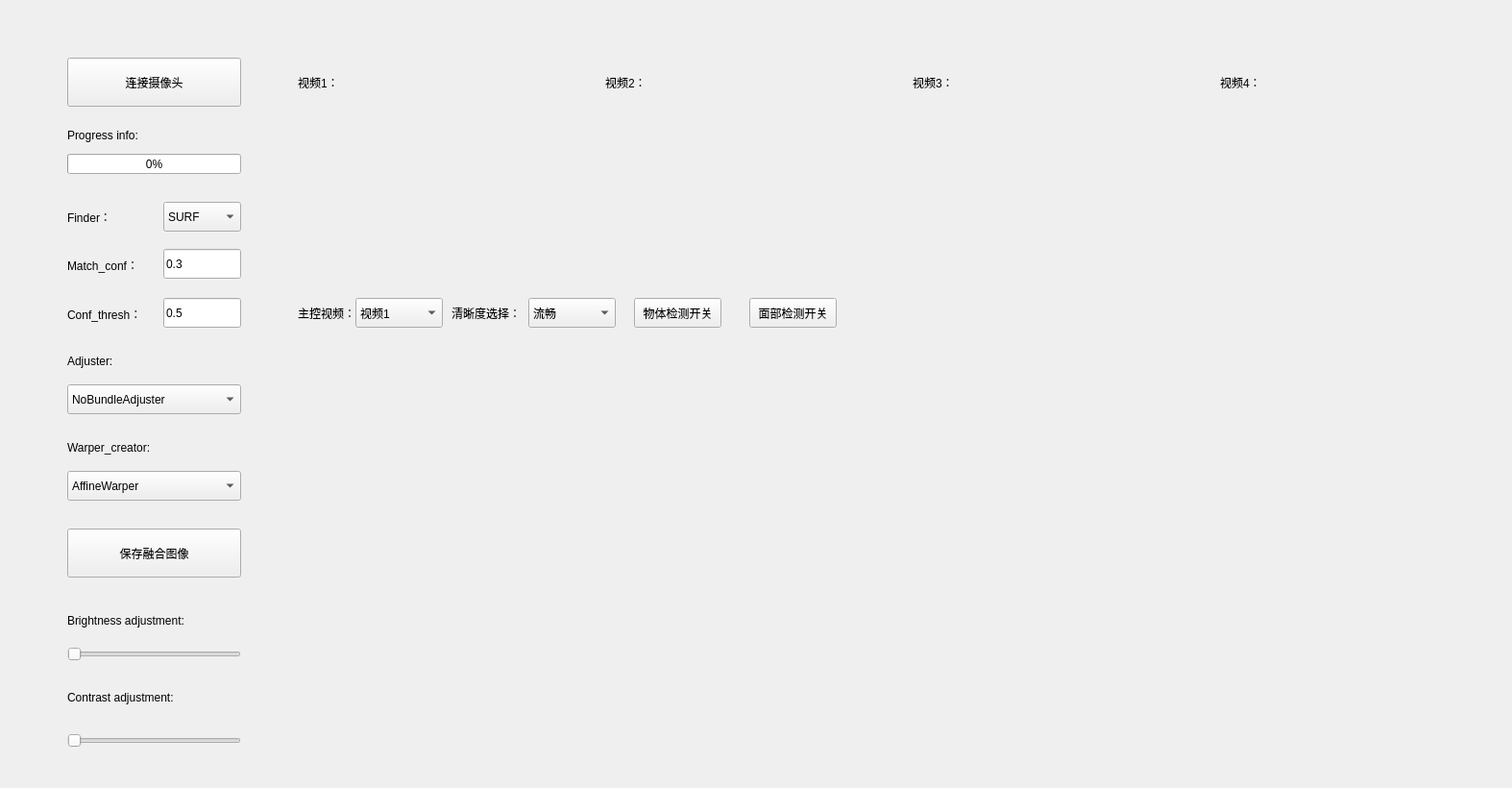
<?xml version="1.0" encoding="UTF-8"?>
<ui version="4.0">
 <class>QtCameraStitcherDemo</class>
 <widget class="QWidget" name="QtCameraStitcherDemo">
  <property name="geometry">
   <rect>
    <x>0</x>
    <y>0</y>
    <width>1574</width>
    <height>820</height>
   </rect>
  </property>
  <property name="windowTitle">
   <string>QtCameraStitcherDemo</string>
  </property>
  <widget class="QLabel" name="label_12">
   <property name="geometry">
    <rect>
     <x>70</x>
     <y>599</y>
     <width>181</width>
     <height>31</height>
    </rect>
   </property>
   <property name="text">
    <string/>
   </property>
  </widget>
  <widget class="QLabel" name="label_16">
   <property name="geometry">
    <rect>
     <x>70</x>
     <y>130</y>
     <width>231</width>
     <height>21</height>
    </rect>
   </property>
   <property name="text">
    <string>Progress info:</string>
   </property>
  </widget>
  <widget class="QLineEdit" name="lineEdit_2">
   <property name="geometry">
    <rect>
     <x>170</x>
     <y>310</y>
     <width>81</width>
     <height>31</height>
    </rect>
   </property>
   <property name="text">
    <string>0.5</string>
   </property>
  </widget>
  <widget class="QLabel" name="label">
   <property name="geometry">
    <rect>
     <x>310</x>
     <y>110</y>
     <width>300</width>
     <height>190</height>
    </rect>
   </property>
   <property name="text">
    <string/>
   </property>
  </widget>
  <widget class="QLabel" name="label_13">
   <property name="geometry">
    <rect>
     <x>70</x>
     <y>630</y>
     <width>181</width>
     <height>31</height>
    </rect>
   </property>
   <property name="text">
    <string>Brightness adjustment:</string>
   </property>
   <property name="textFormat">
    <enum>Qt::AutoText</enum>
   </property>
  </widget>
  <widget class="QLineEdit" name="lineEdit">
   <property name="geometry">
    <rect>
     <x>170</x>
     <y>259</y>
     <width>81</width>
     <height>31</height>
    </rect>
   </property>
   <property name="text">
    <string>0.3</string>
   </property>
  </widget>
  <widget class="QSlider" name="horizontalSlider_2">
   <property name="geometry">
    <rect>
     <x>70</x>
     <y>760</y>
     <width>181</width>
     <height>22</height>
    </rect>
   </property>
   <property name="orientation">
    <enum>Qt::Horizontal</enum>
   </property>
  </widget>
  <widget class="QPushButton" name="pushButton">
   <property name="geometry">
    <rect>
     <x>70</x>
     <y>60</y>
     <width>181</width>
     <height>51</height>
    </rect>
   </property>
   <property name="text">
    <string>连接摄像头</string>
   </property>
  </widget>
  <widget class="QComboBox" name="comboBox_5">
   <property name="geometry">
    <rect>
     <x>550</x>
     <y>310</y>
     <width>91</width>
     <height>31</height>
    </rect>
   </property>
   <item>
    <property name="text">
     <string>流畅</string>
    </property>
   </item>
   <item>
    <property name="text">
     <string>高清</string>
    </property>
   </item>
   <item>
    <property name="text">
     <string>超清</string>
    </property>
   </item>
  </widget>
  <widget class="QLabel" name="label_11">
   <property name="geometry">
    <rect>
     <x>70</x>
     <y>450</y>
     <width>161</width>
     <height>31</height>
    </rect>
   </property>
   <property name="text">
    <string>Warper_creator:</string>
   </property>
   <property name="textFormat">
    <enum>Qt::AutoText</enum>
   </property>
  </widget>
  <widget class="QSlider" name="horizontalSlider">
   <property name="geometry">
    <rect>
     <x>70</x>
     <y>670</y>
     <width>181</width>
     <height>22</height>
    </rect>
   </property>
   <property name="orientation">
    <enum>Qt::Horizontal</enum>
   </property>
  </widget>
  <widget class="QLabel" name="label_3">
   <property name="geometry">
    <rect>
     <x>440</x>
     <y>370</y>
     <width>751</width>
     <height>431</height>
    </rect>
   </property>
   <property name="text">
    <string/>
   </property>
  </widget>
  <widget class="QLabel" name="label_2">
   <property name="geometry">
    <rect>
     <x>630</x>
     <y>110</y>
     <width>300</width>
     <height>190</height>
    </rect>
   </property>
   <property name="text">
    <string/>
   </property>
  </widget>
  <widget class="QComboBox" name="comboBox">
   <property name="geometry">
    <rect>
     <x>370</x>
     <y>310</y>
     <width>91</width>
     <height>31</height>
    </rect>
   </property>
   <item>
    <property name="text">
     <string>视频1</string>
    </property>
   </item>
   <item>
    <property name="text">
     <string>视频2</string>
    </property>
   </item>
   <item>
    <property name="text">
     <string>融合视频</string>
    </property>
   </item>
  </widget>
  <widget class="QPushButton" name="pushButton_3">
   <property name="geometry">
    <rect>
     <x>660</x>
     <y>310</y>
     <width>91</width>
     <height>31</height>
    </rect>
   </property>
   <property name="text">
    <string>物体检测开关</string>
   </property>
  </widget>
  <widget class="QLabel" name="label_9">
   <property name="geometry">
    <rect>
     <x>70</x>
     <y>311</y>
     <width>81</width>
     <height>31</height>
    </rect>
   </property>
   <property name="text">
    <string>Conf_thresh：</string>
   </property>
   <property name="textFormat">
    <enum>Qt::AutoText</enum>
   </property>
  </widget>
  <widget class="QComboBox" name="comboBox_2">
   <property name="geometry">
    <rect>
     <x>170</x>
     <y>210</y>
     <width>81</width>
     <height>31</height>
    </rect>
   </property>
   <item>
    <property name="text">
     <string>SURF</string>
    </property>
   </item>
   <item>
    <property name="text">
     <string>SIFT</string>
    </property>
   </item>
   <item>
    <property name="text">
     <string>AKAZE</string>
    </property>
   </item>
   <item>
    <property name="text">
     <string>ORB</string>
    </property>
   </item>
  </widget>
  <widget class="QComboBox" name="comboBox_4">
   <property name="geometry">
    <rect>
     <x>70</x>
     <y>490</y>
     <width>181</width>
     <height>31</height>
    </rect>
   </property>
   <item>
    <property name="text">
     <string>AffineWarper</string>
    </property>
   </item>
   <item>
    <property name="text">
     <string>PlaneWarper</string>
    </property>
   </item>
   <item>
    <property name="text">
     <string>CylindricalWarper</string>
    </property>
   </item>
   <item>
    <property name="text">
     <string>SphericalWarper</string>
    </property>
   </item>
   <item>
    <property name="text">
     <string>FisheyeWarper</string>
    </property>
   </item>
   <item>
    <property name="text">
     <string>StereographicWarper</string>
    </property>
   </item>
   <item>
    <property name="text">
     <string>CompressedRectilinearWarper_higher</string>
    </property>
   </item>
   <item>
    <property name="text">
     <string>CompressedRectilinearWarper_lower</string>
    </property>
   </item>
   <item>
    <property name="text">
     <string>CompressedRectilinearPortraitWarper_higher</string>
    </property>
   </item>
   <item>
    <property name="text">
     <string>CompressedRectilinearPortraitWarper_lower</string>
    </property>
   </item>
   <item>
    <property name="text">
     <string>PaniniWarper_higher</string>
    </property>
   </item>
   <item>
    <property name="text">
     <string>PaniniWarper_lower</string>
    </property>
   </item>
   <item>
    <property name="text">
     <string>PaniniPortraitWarper_higher</string>
    </property>
   </item>
   <item>
    <property name="text">
     <string>PaniniPortraitWarper_lower</string>
    </property>
   </item>
   <item>
    <property name="text">
     <string>MercatorWarper</string>
    </property>
   </item>
   <item>
    <property name="text">
     <string>TransverseMercatorWarper</string>
    </property>
   </item>
  </widget>
  <widget class="QLabel" name="label_10">
   <property name="geometry">
    <rect>
     <x>70</x>
     <y>360</y>
     <width>81</width>
     <height>31</height>
    </rect>
   </property>
   <property name="text">
    <string>Adjuster:</string>
   </property>
   <property name="textFormat">
    <enum>Qt::AutoText</enum>
   </property>
  </widget>
  <widget class="QLabel" name="label_5">
   <property name="geometry">
    <rect>
     <x>630</x>
     <y>70</y>
     <width>151</width>
     <height>31</height>
    </rect>
   </property>
   <property name="text">
    <string>视频2：</string>
   </property>
   <property name="textFormat">
    <enum>Qt::AutoText</enum>
   </property>
  </widget>
  <widget class="QLabel" name="label_7">
   <property name="geometry">
    <rect>
     <x>70</x>
     <y>210</y>
     <width>81</width>
     <height>31</height>
    </rect>
   </property>
   <property name="text">
    <string>Finder：</string>
   </property>
   <property name="textFormat">
    <enum>Qt::AutoText</enum>
   </property>
  </widget>
  <widget class="QLabel" name="label_4">
   <property name="geometry">
    <rect>
     <x>310</x>
     <y>70</y>
     <width>151</width>
     <height>31</height>
    </rect>
   </property>
   <property name="text">
    <string>视频1：</string>
   </property>
   <property name="textFormat">
    <enum>Qt::AutoText</enum>
   </property>
  </widget>
  <widget class="QProgressBar" name="progressBar">
   <property name="geometry">
    <rect>
     <x>70</x>
     <y>160</y>
     <width>181</width>
     <height>21</height>
    </rect>
   </property>
   <property name="value">
    <number>0</number>
   </property>
  </widget>
  <widget class="QLabel" name="label_6">
   <property name="geometry">
    <rect>
     <x>310</x>
     <y>310</y>
     <width>61</width>
     <height>31</height>
    </rect>
   </property>
   <property name="text">
    <string>主控视频：</string>
   </property>
   <property name="textFormat">
    <enum>Qt::AutoText</enum>
   </property>
  </widget>
  <widget class="QLabel" name="label_15">
   <property name="geometry">
    <rect>
     <x>470</x>
     <y>310</y>
     <width>71</width>
     <height>31</height>
    </rect>
   </property>
   <property name="text">
    <string>清晰度选择：</string>
   </property>
   <property name="textFormat">
    <enum>Qt::AutoText</enum>
   </property>
  </widget>
  <widget class="QComboBox" name="comboBox_3">
   <property name="geometry">
    <rect>
     <x>70</x>
     <y>400</y>
     <width>181</width>
     <height>31</height>
    </rect>
   </property>
   <item>
    <property name="text">
     <string>NoBundleAdjuster</string>
    </property>
   </item>
   <item>
    <property name="text">
     <string>BundleAdjusterReproj</string>
    </property>
   </item>
   <item>
    <property name="text">
     <string>BundleAdjusterRay</string>
    </property>
   </item>
   <item>
    <property name="text">
     <string>BundleAdjusterAffinePartial</string>
    </property>
   </item>
  </widget>
  <widget class="QPushButton" name="pushButton_2">
   <property name="geometry">
    <rect>
     <x>70</x>
     <y>550</y>
     <width>181</width>
     <height>51</height>
    </rect>
   </property>
   <property name="text">
    <string>保存融合图像</string>
   </property>
  </widget>
  <widget class="QLabel" name="label_8">
   <property name="geometry">
    <rect>
     <x>70</x>
     <y>260</y>
     <width>81</width>
     <height>31</height>
    </rect>
   </property>
   <property name="text">
    <string>Match_conf：</string>
   </property>
   <property name="textFormat">
    <enum>Qt::AutoText</enum>
   </property>
  </widget>
  <widget class="QLabel" name="label_14">
   <property name="geometry">
    <rect>
     <x>70</x>
     <y>710</y>
     <width>181</width>
     <height>31</height>
    </rect>
   </property>
   <property name="text">
    <string>Contrast adjustment:</string>
   </property>
   <property name="textFormat">
    <enum>Qt::AutoText</enum>
   </property>
  </widget>
  <widget class="QPushButton" name="pushButton_4">
   <property name="geometry">
    <rect>
     <x>780</x>
     <y>310</y>
     <width>91</width>
     <height>31</height>
    </rect>
   </property>
   <property name="text">
    <string>面部检测开关</string>
   </property>
  </widget>
  <widget class="QLabel" name="label_17">
   <property name="geometry">
    <rect>
     <x>950</x>
     <y>110</y>
     <width>300</width>
     <height>190</height>
    </rect>
   </property>
   <property name="text">
    <string/>
   </property>
  </widget>
  <widget class="QLabel" name="label_18">
   <property name="geometry">
    <rect>
     <x>950</x>
     <y>70</y>
     <width>151</width>
     <height>31</height>
    </rect>
   </property>
   <property name="text">
    <string>视频3：</string>
   </property>
   <property name="textFormat">
    <enum>Qt::AutoText</enum>
   </property>
  </widget>
  <widget class="QLabel" name="label_19">
   <property name="geometry">
    <rect>
     <x>1270</x>
     <y>110</y>
     <width>300</width>
     <height>190</height>
    </rect>
   </property>
   <property name="text">
    <string/>
   </property>
  </widget>
  <widget class="QLabel" name="label_20">
   <property name="geometry">
    <rect>
     <x>1270</x>
     <y>70</y>
     <width>151</width>
     <height>31</height>
    </rect>
   </property>
   <property name="text">
    <string>视频4：</string>
   </property>
   <property name="textFormat">
    <enum>Qt::AutoText</enum>
   </property>
  </widget>
  <zorder>label_12</zorder>
  <zorder>label_16</zorder>
  <zorder>lineEdit_2</zorder>
  <zorder>label</zorder>
  <zorder>label_13</zorder>
  <zorder>lineEdit</zorder>
  <zorder>horizontalSlider_2</zorder>
  <zorder>pushButton</zorder>
  <zorder>comboBox_5</zorder>
  <zorder>label_11</zorder>
  <zorder>horizontalSlider</zorder>
  <zorder>label_2</zorder>
  <zorder>comboBox</zorder>
  <zorder>pushButton_3</zorder>
  <zorder>label_9</zorder>
  <zorder>comboBox_2</zorder>
  <zorder>comboBox_4</zorder>
  <zorder>label_10</zorder>
  <zorder>label_5</zorder>
  <zorder>label_7</zorder>
  <zorder>label_4</zorder>
  <zorder>progressBar</zorder>
  <zorder>label_6</zorder>
  <zorder>label_15</zorder>
  <zorder>comboBox_3</zorder>
  <zorder>pushButton_2</zorder>
  <zorder>label_8</zorder>
  <zorder>label_14</zorder>
  <zorder>pushButton_4</zorder>
  <zorder>label_17</zorder>
  <zorder>label_18</zorder>
  <zorder>label_19</zorder>
  <zorder>label_20</zorder>
  <zorder>label_3</zorder>
 </widget>
 <resources/>
 <connections>
  <connection>
   <sender>pushButton</sender>
   <signal>clicked()</signal>
   <receiver>pushButton</receiver>
   <slot>click()</slot>
   <hints>
    <hint type="sourcelabel">
     <x>129</x>
     <y>77</y>
    </hint>
    <hint type="destinationlabel">
     <x>129</x>
     <y>77</y>
    </hint>
   </hints>
  </connection>
  <connection>
   <sender>pushButton_2</sender>
   <signal>clicked()</signal>
   <receiver>pushButton_2</receiver>
   <slot>click()</slot>
   <hints>
    <hint type="sourcelabel">
     <x>119</x>
     <y>556</y>
    </hint>
    <hint type="destinationlabel">
     <x>119</x>
     <y>556</y>
    </hint>
   </hints>
  </connection>
  <connection>
   <sender>horizontalSlider</sender>
   <signal>valueChanged(int)</signal>
   <receiver>horizontalSlider</receiver>
   <slot>setValue(int)</slot>
   <hints>
    <hint type="sourcelabel">
     <x>144</x>
     <y>677</y>
    </hint>
    <hint type="destinationlabel">
     <x>144</x>
     <y>677</y>
    </hint>
   </hints>
  </connection>
  <connection>
   <sender>horizontalSlider_2</sender>
   <signal>valueChanged(int)</signal>
   <receiver>horizontalSlider_2</receiver>
   <slot>setValue(int)</slot>
   <hints>
    <hint type="sourcelabel">
     <x>102</x>
     <y>765</y>
    </hint>
    <hint type="destinationlabel">
     <x>102</x>
     <y>765</y>
    </hint>
   </hints>
  </connection>
  <connection>
   <sender>pushButton_3</sender>
   <signal>clicked()</signal>
   <receiver>pushButton_3</receiver>
   <slot>click()</slot>
   <hints>
    <hint type="sourcelabel">
     <x>673</x>
     <y>325</y>
    </hint>
    <hint type="destinationlabel">
     <x>673</x>
     <y>325</y>
    </hint>
   </hints>
  </connection>
  <connection>
   <sender>comboBox_5</sender>
   <signal>currentIndexChanged(int)</signal>
   <receiver>comboBox_5</receiver>
   <slot>setCurrentIndex(int)</slot>
   <hints>
    <hint type="sourcelabel">
     <x>574</x>
     <y>311</y>
    </hint>
    <hint type="destinationlabel">
     <x>574</x>
     <y>311</y>
    </hint>
   </hints>
  </connection>
  <connection>
   <sender>comboBox</sender>
   <signal>currentIndexChanged(int)</signal>
   <receiver>comboBox</receiver>
   <slot>setCurrentIndex(int)</slot>
   <hints>
    <hint type="sourcelabel">
     <x>408</x>
     <y>310</y>
    </hint>
    <hint type="destinationlabel">
     <x>408</x>
     <y>310</y>
    </hint>
   </hints>
  </connection>
  <connection>
   <sender>comboBox_3</sender>
   <signal>currentIndexChanged(int)</signal>
   <receiver>comboBox_3</receiver>
   <slot>setCurrentIndex(int)</slot>
   <hints>
    <hint type="sourcelabel">
     <x>129</x>
     <y>416</y>
    </hint>
    <hint type="destinationlabel">
     <x>129</x>
     <y>416</y>
    </hint>
   </hints>
  </connection>
  <connection>
   <sender>comboBox_2</sender>
   <signal>currentIndexChanged(int)</signal>
   <receiver>comboBox_2</receiver>
   <slot>setCurrentIndex(int)</slot>
   <hints>
    <hint type="sourcelabel">
     <x>190</x>
     <y>224</y>
    </hint>
    <hint type="destinationlabel">
     <x>189</x>
     <y>224</y>
    </hint>
   </hints>
  </connection>
  <connection>
   <sender>lineEdit</sender>
   <signal>textChanged(QString)</signal>
   <receiver>lineEdit</receiver>
   <slot>setText(QString)</slot>
   <hints>
    <hint type="sourcelabel">
     <x>224</x>
     <y>272</y>
    </hint>
    <hint type="destinationlabel">
     <x>224</x>
     <y>272</y>
    </hint>
   </hints>
  </connection>
  <connection>
   <sender>lineEdit_2</sender>
   <signal>textChanged(QString)</signal>
   <receiver>lineEdit_2</receiver>
   <slot>setText(QString)</slot>
   <hints>
    <hint type="sourcelabel">
     <x>241</x>
     <y>325</y>
    </hint>
    <hint type="destinationlabel">
     <x>241</x>
     <y>325</y>
    </hint>
   </hints>
  </connection>
  <connection>
   <sender>comboBox_4</sender>
   <signal>currentIndexChanged(QString)</signal>
   <receiver>comboBox_4</receiver>
   <slot>setCurrentText(QString)</slot>
   <hints>
    <hint type="sourcelabel">
     <x>143</x>
     <y>509</y>
    </hint>
    <hint type="destinationlabel">
     <x>145</x>
     <y>509</y>
    </hint>
   </hints>
  </connection>
 </connections>
</ui>
